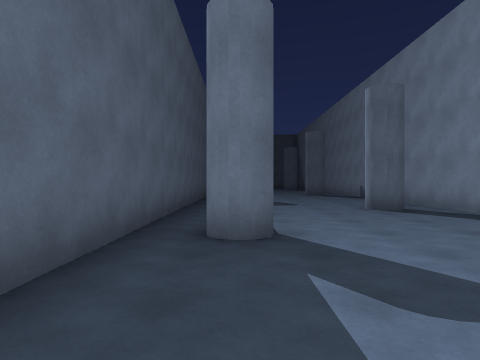
view 1 (above)

14 first-person views from a walk through a 3-D level made in the Unity game engine. The camera is 1.2 m above the floor, looks level and sees 75° across. The floor is counted in squares, 2 m on a side. Each view is taken from the middle of a square. On the plan, view 1 faces up. The plan holds only what a view shows up to about 9 squares ahead; the rest is blank. The place goes on beyond the plan.

view 2
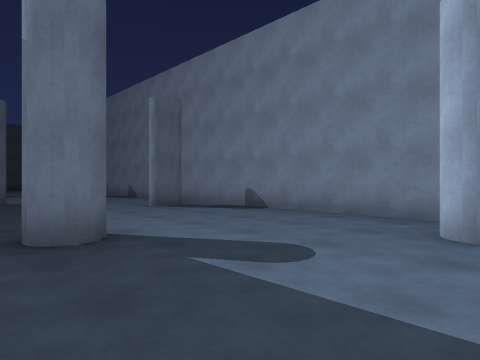

view 3
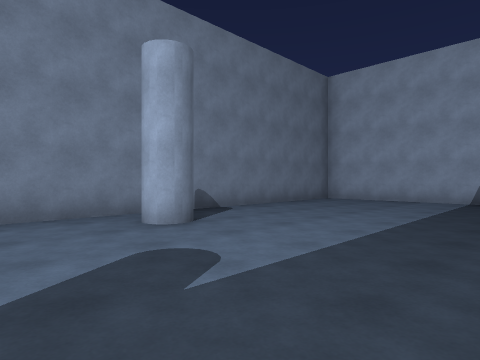

view 4
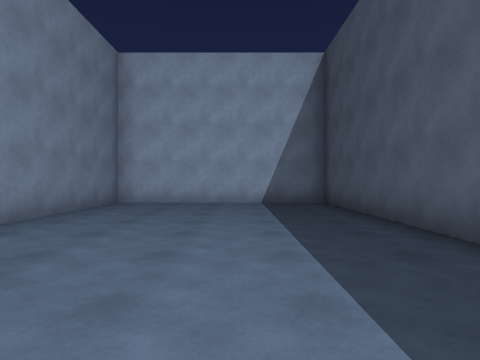

view 5
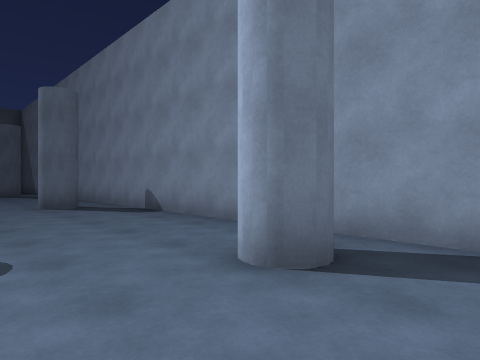

view 6
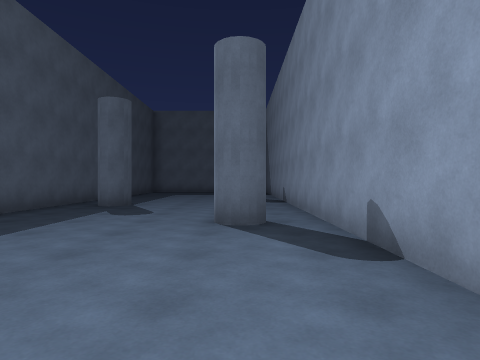

view 7
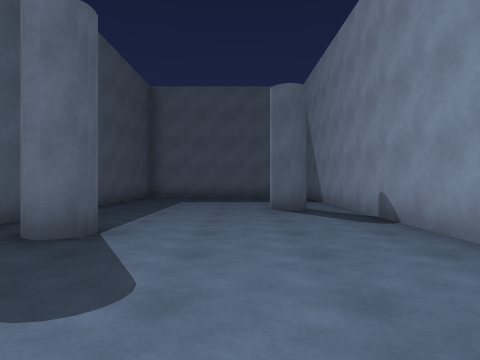

view 8
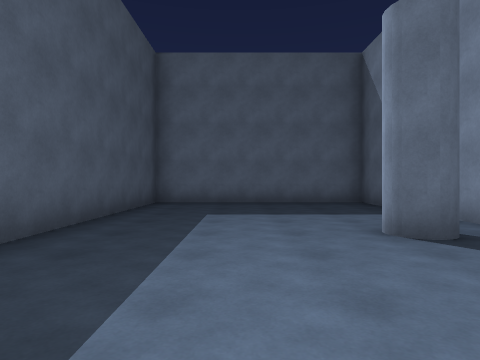

view 9
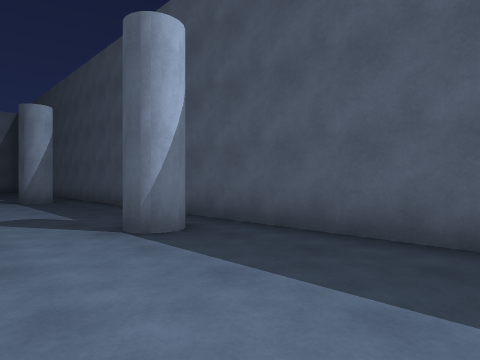

view 10
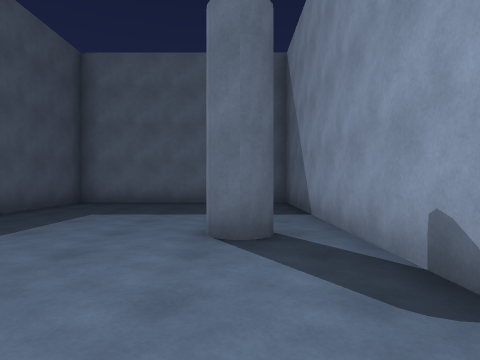

view 11
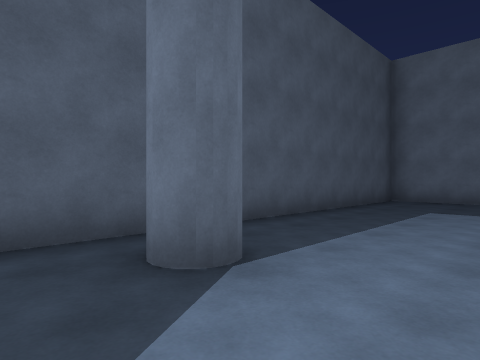

view 12
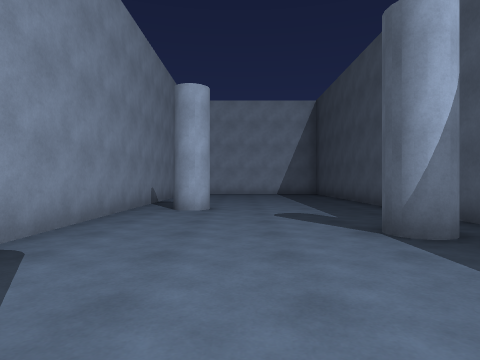

view 13
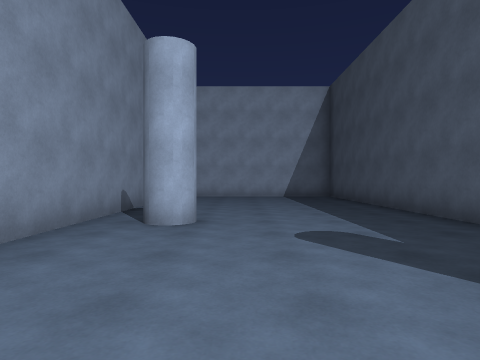

view 14
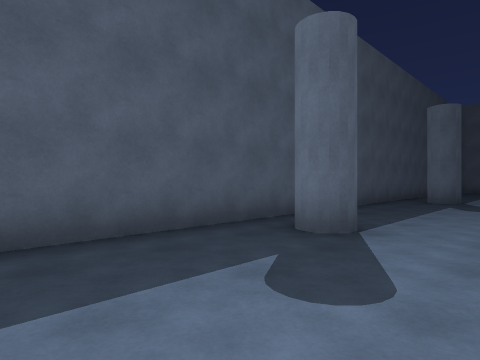

### Floor plan
Key: @ floor where view 1 was taken; # wall or solid block; . floor.
Columns run from 2 left of view 1 to 5 right of it. Each row starts with its distance up from view 1.
 24 ########
 23 #......#
 22 #......#
 21 #......#
 20 #......#
 19 #....#.#
 18 #......#
 17 #......#
 16 #.#....#
 15 #......#
 14 #......#
 13 #....#.#
 12 #......#
 11 #......#
 10 #.#....#
  9 #......#
  8 #......#
  7 #....#.#
  6 #......#
  5 #......#
  4 #.#....#
  3 #......#
  2 #......#
  1 #....#.#
  0 #.@....#
 -1 #......#
 -2 #......#
 -3 #......#
 -4 #......#
 -5 #......#
 -6 #......#
 -7 ########

Positions as (right, up) in squares from view 1, and headings:
1: (0, 0), facing up
2: (-1, 0), facing up-right
3: (-1, 3), facing down-right
4: (1, 2), facing down
5: (1, 5), facing up-right
6: (3, 8), facing up
7: (2, 12), facing up
8: (1, 15), facing up
9: (2, 13), facing down-left
10: (3, 15), facing up
11: (2, 14), facing up-left
12: (2, 7), facing down
13: (2, 5), facing down
14: (2, 6), facing up-left
